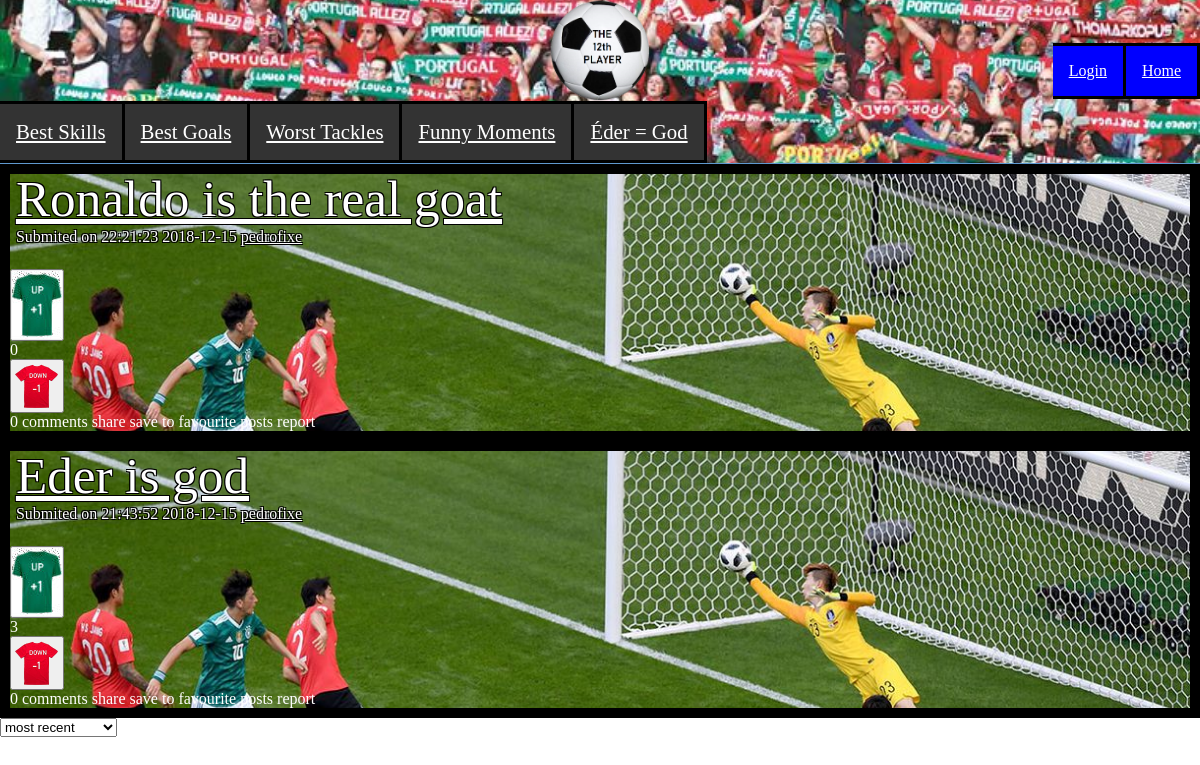
The page /posts.php on the database as committed earlier.
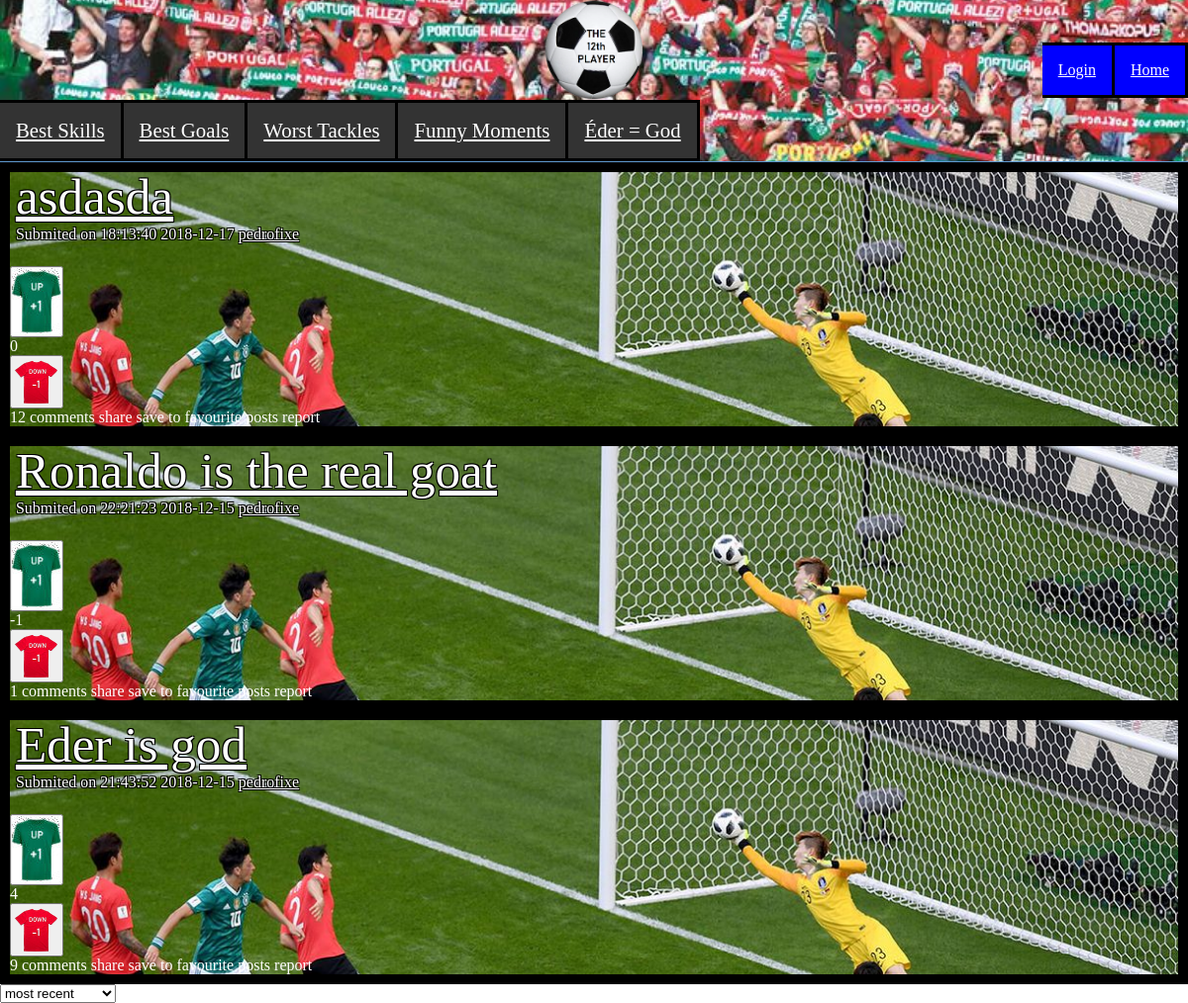
The same page on the database as committed later.
### tables this page shows
CREATE TABLE Post (
	idPost		INTEGER NOT NULL PRIMARY KEY,
	idUser		INTEGER REFERENCES User (idUser),

	Title 		VARCHAR (100) NOT NULL,
	Text		VARCHAR (1000) NOT NULL,

	Link		VARCHAR NOT NULL,

	Date		INTEGER NOT NULL,

	Upvotes		INTEGER,
	Downvotes	INTEGER
);

CREATE TABLE User (
    idUser      INTEGER  NOT NULL PRIMARY KEY,

    username	VARCHAR (50) NOT NULL UNIQUE,
	password	VARCHAR NOT NULL,
	age 		INTEGER NOT NULL,
	email		VARCHAR (100) NOT NULL UNIQUE,
	pic			VARCHAR NOT NULL
);

### utilities.php (called while the page is built, shortened)
<?php
	function getUsernameFromID($dbh, $id)
	{
		$query = $dbh->prepare('SELECT * FROM User WHERE idUser = ?');
		$query->execute(array($id));
		$results = $query->fetchAll();
		return $results[0]['username'];
	}
	function loggedIn()
	{
		$session = session_start();
		if (isset($_SESSION['id']))
		{
			$id = $_SESSION['id'];
			return $id;
		}
		else
		{
			return -1;
		}
	}
?>

### orderPosts.php (the view, shortened to what this page needs)
<?php
	include_once("utilities.php");
	$dbh = new PDO('sqlite:database.db');
	$dbh->setAttribute(PDO::ATTR_EMULATE_PREPARES,false);
	$orderType = "most recent";
	if ($orderType == "top")
	{
		$query = $dbh->prepare('SELECT P.idPost, P.Title, P.Date, P.idUser, P.Upvotes, P.Downvotes, U.username, P.Upvotes-P.Downvotes votes, count(C.idComment) commentCount from Post P, User U LEFT OUTER JOIN Comment C ON P.idPost = C.idPost WHERE p.idUser = U.idUser GROUP BY P.idPost ORDER BY votes DESC');
	}
	else if ($orderType == "most recent")
	{
		$query = $dbh->prepare('SELECT P.idPost, P.Title, P.Date, P.idUser, P.Upvotes, P.Downvotes, U.username, count(C.idComment) commentCount from Post P, User U LEFT OUTER JOIN Comment C ON P.idPost = C.idPost WHERE p.idUser = U.idUser GROUP BY P.idPost ORDER BY Date DESC');
	}
	$status = $query->execute();
	$postLimit = 5;
	$posts = array();
	for ($i = 0; $i < $postLimit; $i++)
	{
		$fetched = $query->fetch();
		if ($fetched)
			$posts[] = $fetched;
	}
	$return = "";
	foreach($posts as $post)
	{
		$idPost = $post['idPost'];
		$Title = $post['Title'];
		$Date = $post['Date'];
		$idUser = $post['idUser'];
		$Upvotes = $post['Upvotes'];
		$Downvotes = $post['Downvotes'];
		$commentCount = $post['commentCount'];
		$Votes = $Upvotes-$Downvotes;
		$dateString = date('H:i:s Y-m-d', $Date);
		$username = getUsernameFromID($dbh, $idUser);
		$return .=
		"\n\n<div id=\"main\" class=\"postPage\">
				<div class='post'>
					<div class=\"post-body\">
						<a href=\"postPage.php?id=$idPost\" class='post-title'> $Title </a>
						<p> Submited on $dateString <a href=\"#\" class='submitter'> $username </a><br><br></p>
					</div>
					<div class=\"post-votes\">
						<div class='ball up' >
							<button onclick='upVote($idPost)' id='upVote()'>
								<img src=\"./upvote.jpg\">
							</button>
						</div>
						<div id=\"numberOfVotes$idPost\">$Votes</div>
						<div class='ball down' id='downvote()'>
							<button onclick='downVote($idPost)' id='downVote()'>
								<img src=\"./downvote1.png\">
							</button>
						</div>
					</div>
					<div class='post-options'>
						<span>$commentCount comments</span>
						<span>share</span>
						<span>save to favourite posts</span>
						<span>report</span>
					</div>
				</div>
			</div>";
	}
	echo "$return";
?>

### posts.php (shortened to what this page needs)
<?php
	include_once("utilities.php");
?>
<!DOCTYPE <!DOCTYPE html>
<html lang="en" dir="ltr">
<head>
	<link href="style.css" rel="stylesheet">
</head>
<body>
	<nav class='posts'>
		<div class = "logo">
			<a href="./index.php">
				<img src='./12th.png'>
			</a>
		</div>
		<div class= "posts2">
			<ul>
				<li><a href="#a">Best Skills</a></li>
				<li><a href=#b>Best Goals</a></li>
				<li><a href=#c>Worst Tackles </a></li>
				<li><a href=#d>Funny Moments </a></li>
				<li><a href=#e>Éder = God </a></li>
			</ul>
		</div>
		<div class="profileInPosts">
			<div>
				<ul>
					<?php
					$id = loggedIn();
					if ($id == -1) : ?>
						<li><a href="index.php">Home</a></li>
						<li><a href="login.html">Login</a></li>
				<?php endif; ?>
			</div>
		</nav>
		<div id="posts">
			<?php include_once("orderPosts.php") ?>
		</div>
		<select id="sort" onchange="orderPosts()">
			<option value="most recent">most recent</option>
		</select>
		</html>

### style.css (style rules this page uses)
* { margin: 0; padding: 0; }
.postPage { margin-top: 0%; display: grid; background-color: grey; z-index: 1; align-items: left; }
.posts { display: grid; grid-auto-rows: auto; margin-top: 0%; margin-bottom: 0%; margin: 0; padding: 0; background-color: grey; border-bottom: solid #5f99cf; border-width: thin; position: relative; align-items: left; background-attachment: scroll; }
.post { margin-bottom: -1%; text-align: left; margin-bottom: 0%; background: url(korea.jpg); background-size: cover; border: 10px solid black; color: white; }
.profileInPosts { margin-top: -10%; }
.profileInPosts ul li { align-items: flex-end; background-color: blue; float: right; }
.profileInPosts ul li a { align-items: flex-end; color: white; background-color: blue; }
.logo { margin-left: auto; margin-right: auto; }
.posts2 ul li a { color: white; font-size: 130%; }
nav { background-image: url(pt.png); background-repeat: no-repeat; background-position: center; background-size: cover; width: 100%; border-bottom: solid; border-color: black; border-width:thick; }
nav ul { background-color: #333333; margin: 0; list-style: none; display: block; }
nav ul li { background-color: #333333; float: left; padding: 16px; display: block; display: inline-table; border-right: solid black; border-top: solid black; border-bottom: solid black; }
.post-votes { text-align: left; }
.post-body { bottom: 2%; left: 0.5%; position: relative; color: white; text-shadow: -1px -1px 0 #000, 1px -1px 0 #000, -1px 1px 0 #000, 1px 1px 0 #000; }
.post-title { position: relative; font-size: 320%; color: white; text-shadow: -1px -1px 0 #000, 1px -1px 0 #000, -1px 1px 0 #000, 1px 1px 0 #000; }
.submitter { color: white; margin-top: 20%; }

Rows that differ between the two databases and show on the page:
added post: Title "asdasda", Date "18:13:40 2018-12-17", idUser.username "pedrofixe", Upvotes "0", commentCount "12"
changed post "Ronaldo is the real goat": Votes "0" → "-1"; commentCount "0" → "1"
changed post "Eder is god": Votes "3" → "4"; commentCount "0" → "9"
